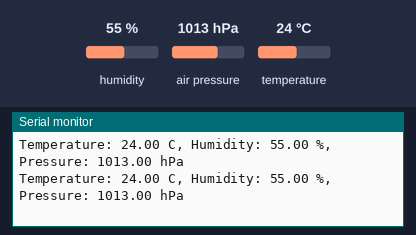
This sketch was run on a simulated Arduino Uno, built with avr-gcc and run on an emulated ATmega328P. Shown: the last lines printed to the serial monitor. Inputs (shaded band) come from the test bench; at power-on: humidity 55 %, air pressure 1013 hPa, temperature 24 °C.

Above: at 2.8 s.
2.9 s: humidity set to 22 %
At 5.3 s:
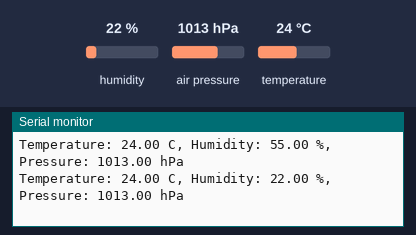
5.6 s: air pressure set to 952 hPa
At 6.6 s:
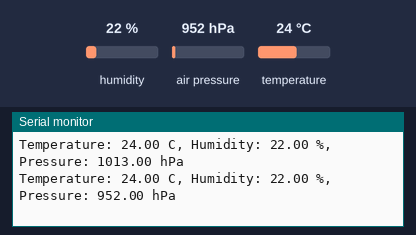
8.3 s: temperature set to 12 °C
At 8.8 s:
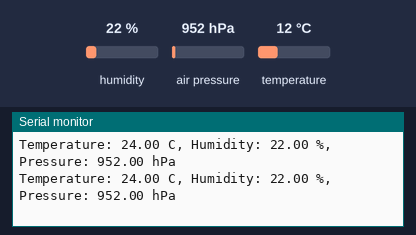
14.4 s: air pressure set to 975 hPa
At 15.4 s:
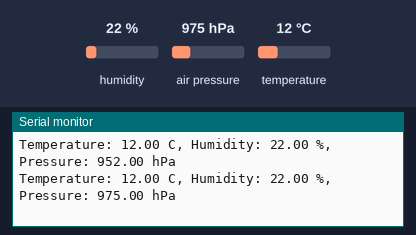
17.1 s: humidity set to 40 %
At 19.7 s:
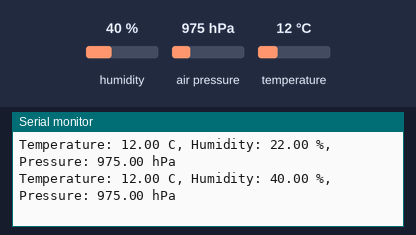
Timing chart, 0 to 20.8 s (numbered marks = the images above; inputs shaded):
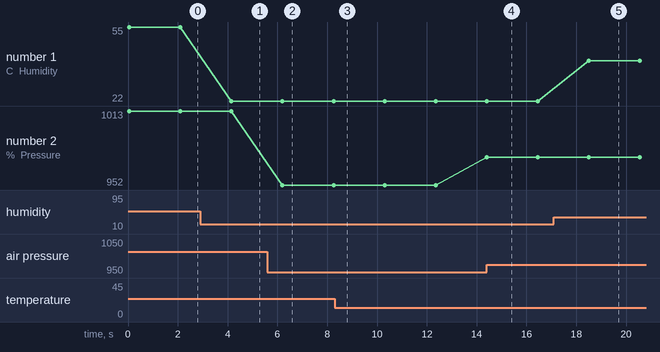

The sketch:

arduino_code.ino
```cpp
#include <Wire.h>
#include <Adafruit_Sensor.h>
#include <DHT.h>
#include <Adafruit_BMP085_U.h>

// DHT11 Configuration
#define DHTPIN A0      // Pin where the DHT11 data pin is connected (changed to A0)
#define DHTTYPE DHT11  // DHT 11 sensor type
DHT dht(DHTPIN, DHTTYPE);  // Initialize DHT11 sensor

// BMP180 Configuration (I2C sensor)
Adafruit_BMP085_Unified bmp = Adafruit_BMP085_Unified();

void setup() {
  // Start serial communication for debugging and sending data
  Serial.begin(9600);

  // Initialize the DHT11 sensor
  dht.begin();

  // Initialize the BMP180 sensor and check if it's connected
  if (!bmp.begin()) {
    Serial.println("Could not find a valid BMP180 sensor, check wiring!");
    while (1); // Halt if BMP180 is not found
  }
}

void loop() {
  // Reading DHT11 sensor (Temperature in Celsius and Humidity)
  float humidity = dht.readHumidity();
  float temperature = dht.readTemperature();

  // Reading BMP180 sensor (Pressure in hPa)
  sensors_event_t event;
  bmp.getEvent(&event);
  float pressure = event.pressure; // Pressure in hPa

  // Check if any reads failed and print an error if so
  if (isnan(humidity) || isnan(temperature)) {
    Serial.println("Failed to read from DHT11 sensor!");
  }

  if (isnan(pressure)) {
    Serial.println("Failed to read from BMP180 sensor!");
  }

  // Only send data if both sensors provide valid readings
  if (!isnan(humidity) && !isnan(temperature) && !isnan(pressure)) {
    // Prepare the data for sending over serial to the laptop
    String data = "Temperature: " + String(temperature) + " C, ";
    data += "Humidity: " + String(humidity) + " %, ";
    data += "Pressure: " + String(pressure) + " hPa";

    // Send the data over serial
    Serial.println(data);
  }

  // Wait for 2 seconds before the next loop (sensor reading)
  delay(2000);
}
```

Measured:
- after the input at 2.9 s, the serial monitor: prints a new line after 1.3 s (image 1)
- after the input at 5.6 s, the serial monitor: prints a new line after 0.60 s (image 2)
- after the input at 14.4 s, the serial monitor: prints a new line at once (image 4)
- after the input at 17.1 s, the serial monitor: prints a new line after 1.4 s (image 5)
- plotted number 1: 55 → 22 after the input at 2.9 s, 22 → 40 after the input at 17.1 s
- plotted number 2: 1013 → 952 after the input at 5.6 s, 952 → 975 after the input at 14.4 s
